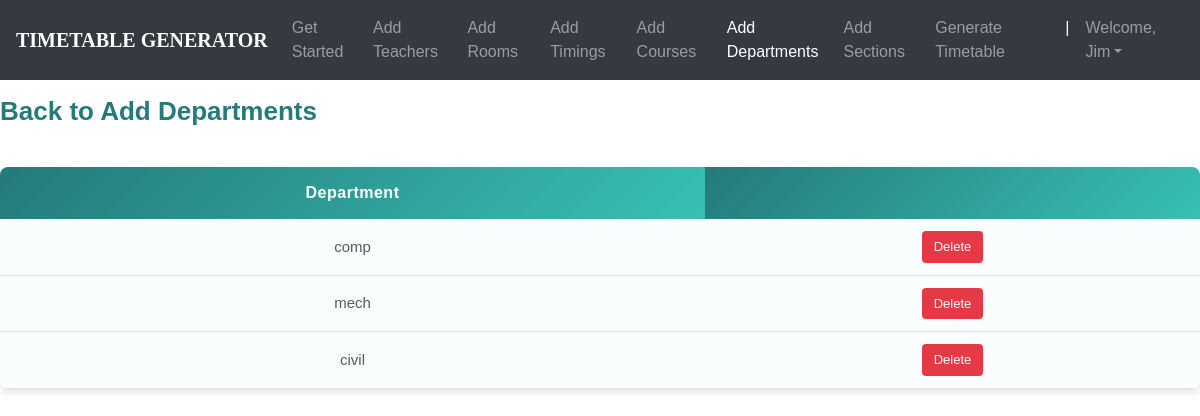
The app's page /departments_list/ (signed in) with its own data.
### ttgen/models.py (models this page shows, shortened)
class Department(models.Model):
    dept_name = models.CharField(max_length=50)
    courses = models.ManyToManyField(Course)

### ttgen/views.py (the view)
# urls.py: path('departments_list/', views.department_list, name='editdepartment'),
@login_required
def department_list(request):
    context = {
        'departments': Department.objects.all()
    }
    return render(request, 'deptlist.html', context)

### templates/deptlist.html (shortened to what this page needs)
<!DOCTYPE html>
<html lang="en">
<head>
	<link rel="stylesheet" href="https://maxcdn.bootstrapcdn.com/bootstrap/4.0.0/css/bootstrap.min.css">
    <link rel="stylesheet" type="text/css" href="static/css/index.css">
</head>
<body>
        <header>
			<nav class="navbar navbar-expand-md navbar-dark fixed-top bg-dark">
                <a class="navbar-brand" href="#"><b>TIMETABLE GENERATOR</b></a>
                <div class="collapse navbar-collapse" id="navbarCollapse">
                    <ul class="navbar-nav ml-auto">
                    <li class="nav-item">
                        <a class="nav-link" href="{% url 'admindash' %}">Get Started</a>
                    </li>
                    <li class="nav-item">
                        <a class="nav-link" href="{% url 'addInstructors' %}">Add Teachers</a>
                    </li>
                    <li class="nav-item">
                        <a class="nav-link" href="{% url 'addRooms' %}">Add Rooms</a>
                    </li>
                    <li class="nav-item">
		                <a class="nav-link" href="{% url 'addTimings' %}">Add Timings</a>
		            </li>
                    <li class="nav-item">
                        <a class="nav-link" href="{% url 'addCourses' %}">Add Courses</a>
                    </li>
                    <li class="nav-item active">
			            <a class="nav-link" href="{% url 'addDepts' %}">Add Departments</a>
		            </li>
                    <li class="nav-item">
			            <a class="nav-link" href="{% url 'addSections' %}">Add Sections</a>
		            </li>
                    <li class="nav-item">
			            <a class="nav-link" href="{% url 'generate' %}">Generate Timetable</a>
		            </li>
                    <li class="nav-item active">
			            <a class="nav-link">|</a>
		            </li>
                    <li class="nav-item dropdown">
		                <a class="nav-link dropdown-toggle" href="#" id="dropdown03" data-toggle="dropdown" aria-haspopup="true" aria-expanded="false">Welcome, {{ user.first_name }}</a>
		            </li>
                    </ul>
                </div>
            </nav>
        </header>
        {% block content %}
        {% load static %}
        <br><br>
<fieldset class="fieldset">
    <a href="{% url 'addDepts'%}"><h1 class="tablink" onclick="openPage('new')" id="defaultOpen">Back to Add Departments</h1></a>
    <div class="tabcontent" id="edit">
        <table class="table1">
            <thead>
            <tr class="table-headers">
            <th>Department</th>
            <th  class="empty"></th>
            </tr>
            </thead>
            <tbody>
            {% for dept in departments %}
            <tr>
             <td>{{dept.dept_name}}</td>
             <td class="empty">
                <form action="{% url 'deletedepartment' dept.id %}" method="post">
                        <input type="submit" value="Delete" class="cross">
                </form>
             </td>
             </tr>
            {% endfor %}
            </tbody>
        </table>
    </div>
</fieldset>
{% endblock %}

### static/css/index.css (style rules this page uses)
body { padding-top: 3rem; padding-bottom: 3rem; color: #5a5a5a; font-family: 'Poppins', sans-serif; overflow-x: hidden; }
nav { font-family: sans-serif; }
.navbar-brand { font-size: 20px; font-family: Georgia, 'Times New Roman', Times, serif; }

### templates/deptlist.html (style rules this page uses)
.table1 { width: 100%; border-collapse: collapse; margin-top: 20px; border-radius: 8px; overflow: hidden; box-shadow: 0 4px 8px rgba(0,0,0,0.1); }
.table1 th { background: linear-gradient(135deg, #257a7a, #38c0b3); color: #fff; text-align: center; font-size: 16px; padding: 14px; letter-spacing: 0.5px; }
.table1 td { background-color: #f9fdfd; text-align: center; padding: 12px; font-size: 15px; border-bottom: 1px solid #e0e0e0; transition: background 0.3s; }
.cross { font-size: 13px; padding: 6px 12px; border-radius: 4px; background: #e63946; color: #fff; border: none; cursor: pointer; transition: 0.3s; }
fieldset h1 { font-size: 26px; font-weight: bold; color: #257a7a; margin-bottom: 20px; display: inline-block; transition: color 0.3s; }

### records on screen
Department: dept_name "comp"
Department: dept_name "mech"
Department: dept_name "civil"

### other values on screen
{{ user.first_name }} "Jim"
